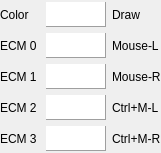
<?xml version="1.0" encoding="UTF-8"?>
<ui version="4.0">
 <class>CnfSketchEditorWidget</class>
 <widget class="QWidget" name="CnfSketchEditorWidget">
  <property name="geometry">
   <rect>
    <x>0</x>
    <y>0</y>
    <width>161</width>
    <height>153</height>
   </rect>
  </property>
  <property name="minimumSize">
   <size>
    <width>0</width>
    <height>153</height>
   </size>
  </property>
  <property name="maximumSize">
   <size>
    <width>16777215</width>
    <height>153</height>
   </size>
  </property>
  <property name="windowTitle">
   <string>Form</string>
  </property>
  <property name="toolTip">
   <string>Drawing Tool</string>
  </property>
  <layout class="QVBoxLayout" name="verticalLayout">
   <property name="leftMargin">
    <number>0</number>
   </property>
   <property name="topMargin">
    <number>0</number>
   </property>
   <property name="rightMargin">
    <number>0</number>
   </property>
   <property name="bottomMargin">
    <number>0</number>
   </property>
   <item>
    <widget class="QWidget" name="widgetColors" native="true">
     <property name="sizePolicy">
      <sizepolicy hsizetype="Preferred" vsizetype="Fixed">
       <horstretch>0</horstretch>
       <verstretch>0</verstretch>
      </sizepolicy>
     </property>
     <property name="minimumSize">
      <size>
       <width>0</width>
       <height>0</height>
      </size>
     </property>
     <property name="maximumSize">
      <size>
       <width>16777215</width>
       <height>16777215</height>
      </size>
     </property>
     <layout class="QGridLayout" name="gridLayout">
      <property name="leftMargin">
       <number>0</number>
      </property>
      <property name="topMargin">
       <number>0</number>
      </property>
      <property name="rightMargin">
       <number>0</number>
      </property>
      <property name="bottomMargin">
       <number>0</number>
      </property>
      <item row="1" column="1">
       <widget class="ColorDialogButton" name="dispColor">
        <property name="sizePolicy">
         <sizepolicy hsizetype="Fixed" vsizetype="Fixed">
          <horstretch>0</horstretch>
          <verstretch>0</verstretch>
         </sizepolicy>
        </property>
        <property name="minimumSize">
         <size>
          <width>60</width>
          <height>25</height>
         </size>
        </property>
        <property name="maximumSize">
         <size>
          <width>60</width>
          <height>25</height>
         </size>
        </property>
        <property name="mouseTracking">
         <bool>false</bool>
        </property>
        <property name="acceptDrops">
         <bool>false</bool>
        </property>
        <property name="toolTip">
         <string/>
        </property>
        <property name="frameShape">
         <enum>QFrame::Panel</enum>
        </property>
        <property name="frameShadow">
         <enum>QFrame::Raised</enum>
        </property>
        <property name="lineWidth">
         <number>1</number>
        </property>
        <property name="midLineWidth">
         <number>0</number>
        </property>
        <property name="verticalScrollBarPolicy">
         <enum>Qt::ScrollBarAlwaysOff</enum>
        </property>
        <property name="horizontalScrollBarPolicy">
         <enum>Qt::ScrollBarAlwaysOff</enum>
        </property>
        <property name="backgroundBrush">
         <brush brushstyle="NoBrush">
          <color alpha="255">
           <red>0</red>
           <green>0</green>
           <blue>0</blue>
          </color>
         </brush>
        </property>
        <property name="interactive">
         <bool>true</bool>
        </property>
       </widget>
      </item>
      <item row="1" column="0">
       <widget class="QLabel" name="labelColor">
        <property name="text">
         <string>Color</string>
        </property>
       </widget>
      </item>
      <item row="2" column="1">
       <widget class="ColorDialogButton" name="dispECM0">
        <property name="sizePolicy">
         <sizepolicy hsizetype="Fixed" vsizetype="Fixed">
          <horstretch>0</horstretch>
          <verstretch>0</verstretch>
         </sizepolicy>
        </property>
        <property name="minimumSize">
         <size>
          <width>60</width>
          <height>25</height>
         </size>
        </property>
        <property name="maximumSize">
         <size>
          <width>60</width>
          <height>25</height>
         </size>
        </property>
        <property name="mouseTracking">
         <bool>false</bool>
        </property>
        <property name="acceptDrops">
         <bool>false</bool>
        </property>
        <property name="frameShape">
         <enum>QFrame::Panel</enum>
        </property>
        <property name="frameShadow">
         <enum>QFrame::Raised</enum>
        </property>
        <property name="lineWidth">
         <number>1</number>
        </property>
        <property name="midLineWidth">
         <number>0</number>
        </property>
        <property name="verticalScrollBarPolicy">
         <enum>Qt::ScrollBarAlwaysOff</enum>
        </property>
        <property name="horizontalScrollBarPolicy">
         <enum>Qt::ScrollBarAlwaysOff</enum>
        </property>
        <property name="backgroundBrush">
         <brush brushstyle="NoBrush">
          <color alpha="255">
           <red>0</red>
           <green>0</green>
           <blue>0</blue>
          </color>
         </brush>
        </property>
        <property name="interactive">
         <bool>true</bool>
        </property>
       </widget>
      </item>
      <item row="3" column="2">
       <widget class="QLabel" name="labelECM1M">
        <property name="text">
         <string>Mouse-R</string>
        </property>
       </widget>
      </item>
      <item row="2" column="2">
       <widget class="QLabel" name="labelECM0M">
        <property name="text">
         <string>Mouse-L</string>
        </property>
       </widget>
      </item>
      <item row="4" column="1">
       <widget class="ColorDialogButton" name="dispECM2">
        <property name="sizePolicy">
         <sizepolicy hsizetype="Fixed" vsizetype="Fixed">
          <horstretch>0</horstretch>
          <verstretch>0</verstretch>
         </sizepolicy>
        </property>
        <property name="minimumSize">
         <size>
          <width>60</width>
          <height>25</height>
         </size>
        </property>
        <property name="maximumSize">
         <size>
          <width>60</width>
          <height>25</height>
         </size>
        </property>
        <property name="mouseTracking">
         <bool>false</bool>
        </property>
        <property name="acceptDrops">
         <bool>false</bool>
        </property>
        <property name="frameShape">
         <enum>QFrame::Panel</enum>
        </property>
        <property name="frameShadow">
         <enum>QFrame::Raised</enum>
        </property>
        <property name="lineWidth">
         <number>1</number>
        </property>
        <property name="midLineWidth">
         <number>0</number>
        </property>
        <property name="verticalScrollBarPolicy">
         <enum>Qt::ScrollBarAlwaysOff</enum>
        </property>
        <property name="horizontalScrollBarPolicy">
         <enum>Qt::ScrollBarAlwaysOff</enum>
        </property>
        <property name="backgroundBrush">
         <brush brushstyle="NoBrush">
          <color alpha="255">
           <red>0</red>
           <green>0</green>
           <blue>0</blue>
          </color>
         </brush>
        </property>
        <property name="interactive">
         <bool>true</bool>
        </property>
       </widget>
      </item>
      <item row="5" column="1">
       <widget class="ColorDialogButton" name="dispECM3">
        <property name="sizePolicy">
         <sizepolicy hsizetype="Fixed" vsizetype="Fixed">
          <horstretch>0</horstretch>
          <verstretch>0</verstretch>
         </sizepolicy>
        </property>
        <property name="minimumSize">
         <size>
          <width>60</width>
          <height>25</height>
         </size>
        </property>
        <property name="maximumSize">
         <size>
          <width>60</width>
          <height>25</height>
         </size>
        </property>
        <property name="mouseTracking">
         <bool>false</bool>
        </property>
        <property name="acceptDrops">
         <bool>false</bool>
        </property>
        <property name="frameShape">
         <enum>QFrame::Panel</enum>
        </property>
        <property name="frameShadow">
         <enum>QFrame::Raised</enum>
        </property>
        <property name="lineWidth">
         <number>1</number>
        </property>
        <property name="midLineWidth">
         <number>0</number>
        </property>
        <property name="verticalScrollBarPolicy">
         <enum>Qt::ScrollBarAlwaysOff</enum>
        </property>
        <property name="horizontalScrollBarPolicy">
         <enum>Qt::ScrollBarAlwaysOff</enum>
        </property>
        <property name="backgroundBrush">
         <brush brushstyle="NoBrush">
          <color alpha="255">
           <red>0</red>
           <green>0</green>
           <blue>0</blue>
          </color>
         </brush>
        </property>
        <property name="interactive">
         <bool>true</bool>
        </property>
       </widget>
      </item>
      <item row="2" column="0">
       <widget class="QLabel" name="labelECM0">
        <property name="text">
         <string>ECM 0</string>
        </property>
       </widget>
      </item>
      <item row="3" column="1">
       <widget class="ColorDialogButton" name="dispECM1">
        <property name="sizePolicy">
         <sizepolicy hsizetype="Fixed" vsizetype="Fixed">
          <horstretch>0</horstretch>
          <verstretch>0</verstretch>
         </sizepolicy>
        </property>
        <property name="minimumSize">
         <size>
          <width>60</width>
          <height>25</height>
         </size>
        </property>
        <property name="maximumSize">
         <size>
          <width>60</width>
          <height>25</height>
         </size>
        </property>
        <property name="acceptDrops">
         <bool>false</bool>
        </property>
        <property name="frameShape">
         <enum>QFrame::Panel</enum>
        </property>
        <property name="frameShadow">
         <enum>QFrame::Raised</enum>
        </property>
        <property name="lineWidth">
         <number>1</number>
        </property>
        <property name="verticalScrollBarPolicy">
         <enum>Qt::ScrollBarAlwaysOff</enum>
        </property>
        <property name="horizontalScrollBarPolicy">
         <enum>Qt::ScrollBarAlwaysOff</enum>
        </property>
       </widget>
      </item>
      <item row="4" column="0">
       <widget class="QLabel" name="labelECM2">
        <property name="text">
         <string>ECM 2</string>
        </property>
       </widget>
      </item>
      <item row="4" column="2">
       <widget class="QLabel" name="labelECM2M">
        <property name="text">
         <string>Ctrl+M-L</string>
        </property>
       </widget>
      </item>
      <item row="5" column="0">
       <widget class="QLabel" name="labelECM3">
        <property name="text">
         <string>ECM 3</string>
        </property>
       </widget>
      </item>
      <item row="5" column="2">
       <widget class="QLabel" name="labelECM3M">
        <property name="text">
         <string>Ctrl+M-R</string>
        </property>
       </widget>
      </item>
      <item row="3" column="0">
       <widget class="QLabel" name="labelECM1">
        <property name="text">
         <string>ECM 1</string>
        </property>
       </widget>
      </item>
      <item row="1" column="2">
       <widget class="QLabel" name="labelColorM">
        <property name="text">
         <string>Draw</string>
        </property>
       </widget>
      </item>
     </layout>
    </widget>
   </item>
  </layout>
 </widget>
 <customwidgets>
  <customwidget>
   <class>ColorDialogButton</class>
   <extends>QGraphicsView</extends>
   <header>color_dialog.h</header>
  </customwidget>
 </customwidgets>
 <resources/>
 <connections/>
</ui>
